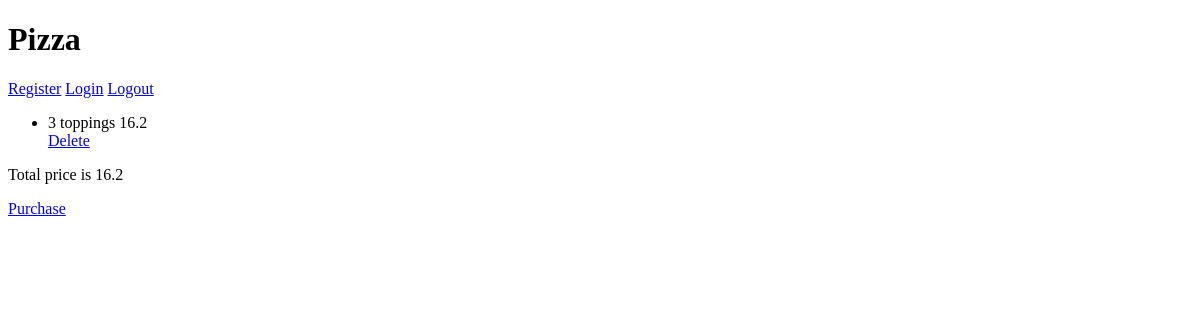
Before: /carts (signed in) with the older database file.
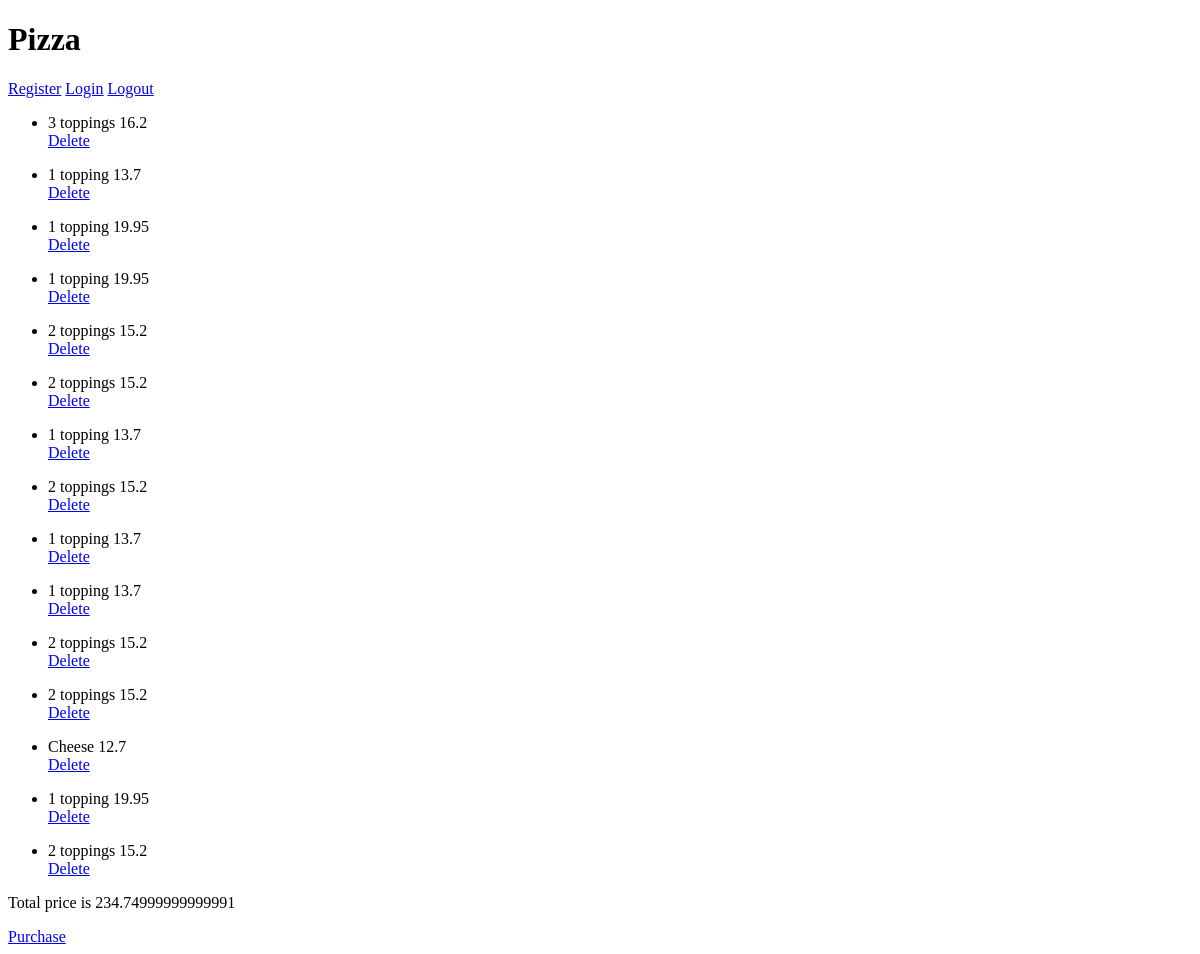
After: the same page with the newer database file.
### pizza/models.py (models this page shows, shortened)
class Order(models.Model):
    item = models.TextField()
    user = models.ForeignKey(User, on_delete=models.CASCADE)
    price = models.FloatField(default=0.0)
    topping = models.ManyToManyField(Topping, blank=True, related_name='topping')

### pizza/views.py (the view)
# urls.py: path("carts", views.carts, name='carts'),
def carts(request):
    if not request.user.is_authenticated:
        return render(request, "pizza/login.html", {"message":None})
    shopping = Order.objects.filter(user=request.user)
    total_price = sum(float(i.price) for i in shopping)
    food = [([i.item, i.price], i.id) for i in shopping]
    context = {
        'food': food,
        'price': total_price
    }
    return render(request, "pizza/cart.html", context)

### pizza/templates/pizza/cart.html (shortened to what this page needs)
{% extends "pizza/layout.html" %}
{% block body %}
    <h1>Pizza</h1>
    <div id="carts">
        <a href="{% url 'register' %}">Register</a>
        <a href="{% url 'signin' %}">Login</a>
        <a href="{% url 'signout' %}">Logout</a>
            {% for item in food %}
            <ul>
                <li><span>{{ item.0.0 }}</span>  <span>{{ item.0.1 }}</span></li>
                <a href="{% url 'delete' item.1 %}">Delete</a>
            </ul>
            {% endfor %}
            <p>Total price is {{ price }}</p>
            <a href="{% url 'purchasing' %}">Purchase</a>
    </div>
{% endblock %}

### pizza/templates/pizza/layout.html (shortened to what this page needs)
{% load static %}
<!DOCTYPE html>
<html lang="en" dir="ltr">
    <head>
        <link rel="stylesheet" href="{% static 'app.css' %}">
    </head>
    <body>
        {% block body %}{% endblock %}
        <link href="https://cdn.jsdelivr.net/npm/select2@4.0.13/dist/css/select2.min.css" rel="stylesheet" />
    </body>
</html>

Changed rows visible on the page:
added Order: item "1 topping", price "13.7"
added Order: item "1 topping", price "19.95"
added Order: item "1 topping", price "19.95"
added Order: item "2 toppings", price "15.2"
added Order: item "2 toppings", price "15.2"
added Order: item "1 topping", price "13.7"
added Order: item "2 toppings", price "15.2"
added Order: item "1 topping", price "13.7"
added Order: item "1 topping", price "13.7"
added Order: item "2 toppings", price "15.2"
added Order: item "2 toppings", price "15.2"
added Order: item "Cheese", price "12.7"
added Order: item "1 topping", price "19.95"
added Order: item "2 toppings", price "15.2"
Other visible differences:
{{ price }}: "16.2" → "234.74999999999991"
new list line: "Delete"
